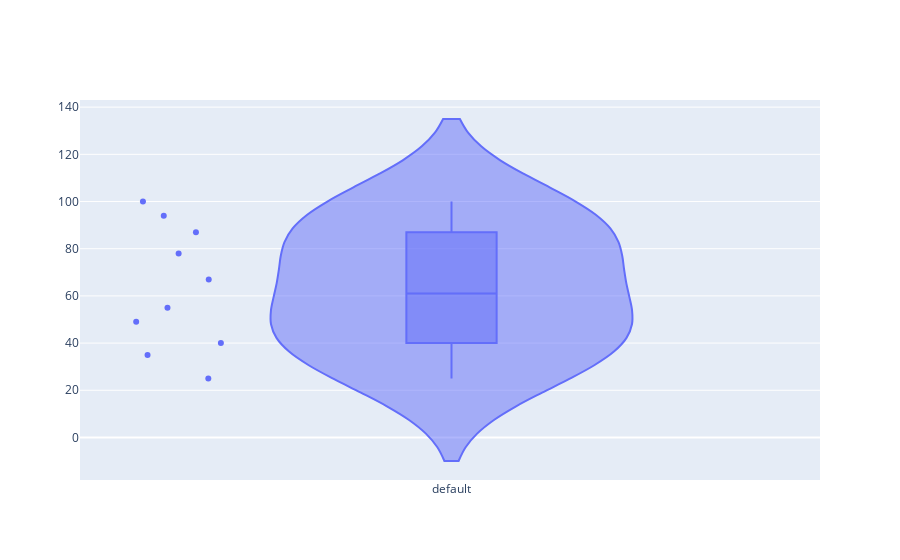

This figure's notebook cell:
### Code cell
fig = go.Figure()
fig.add_trace(go.Violin(
  y = df['generation'],
  box_visible=True,
  points='all',
  name = 'default'
))

### Figure 1 — Plotly figure (JSON) as saved in the notebook; plotly's stock layout.template omitted (floating-point values rounded to 4 significant figures)
{"data": [{"box": {"visible": true}, "name": "default", "points": "all", "type": "violin", "y": [49, 55, 67, 40, 100, 87, 94, 35, 25, 78]}], "layout": {}}
